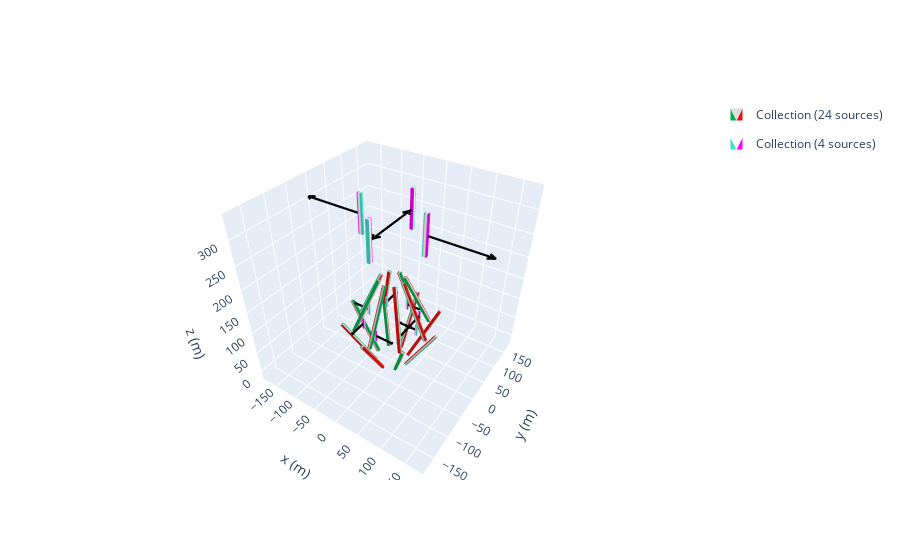

Notebook source saved alongside this figure:
### Code cell
zeeman_prof = magpy.Collection()
j = 30
n = 8
a = 0# distance it circles aroundthe center 
c = 30 #angle of first bar
d =  24#angle of second bar
b = -190# distnace the two section of the array are apart from each other
k = -100 #the first and second magnent are apart
e = 40
l = -5
p= -20# distance the thrid and 4th magnet are apart from each other
m  = -42
mystyle = mstyle = dict(
    mode="color+arrow",
    color=dict(north="magenta", middle="white", south="turquoise"),
    arrow=dict(width=2, color="k")
)
angles = np.linspace(0, 360, n, endpoint=False)
for i in angles:
    cube1= magpy.magnet.Cuboid(
    dimension=(6,6,125),
    polarization=(-(1.080),0,0),
    position=(70+a+l,0,140+k))
    cube2 = magpy.magnet.Cuboid(dimension= (4,4,25),
    polarization=(-1.17,0,0),
    position=(60+a+l,0,50+e),style_magnetization = mystyle)
    cube3= magpy.magnet.Cuboid(
    dimension=(6,6,125),
    polarization=(1.08,0,0),
    position=(91.5+m,0,320+b))
 
#     cube5 = magpy.magnet.Cuboid(dimension= (4,4,25),
#     polarization=(-1.17,0,0),
#     position=(90+a+p+m,0,190))

#     cube6 = magpy.magnet.Cuboid(dimension= (4,4,25),
#     polarization=(-1.17,0,0),
#     position=(80+a+p+m,0,200),
# )
   


    cube1.rotate_from_angax(i, 'z')
    cube1.rotate_from_angax(c, 'y',)
    cube1.rotate_from_angax(i, 'z', anchor=0)
 
 
    cube2.rotate_from_angax(i, 'z',anchor = 0)
    cube2.rotate_from_angax(i, 'z')
    cube3.rotate_from_angax(i, 'z', anchor=0)
    cube3.rotate_from_angax(-d, 'y')
    cube3.rotate_from_angax(i, 'z')
  
    #cube4.rotate_from_angax(i, 'z', anchor=0)
    #cube4.rotate_from_angax(-d, 'y')
    #cube4.rotate_from_angax(i, 'z')
    

    zeeman_prof.add(cube1)
    zeeman_prof.add(cube2)
    zeeman_prof.add(cube3)
    #zeeman_prof.add(cube4)
    # zeeman_prof.add(cube5)
    # zeeman_prof.add(cube6)
    j = j+1


tfmot = magpy.Collection()
N = 4
angles = np.linspace(0,360,N,endpoint=False)
pol = [0,180,0,180]
l = 35
halbach = magpy.Collection()
mystyle = mstyle = dict(
    mode="color+arrow",
    color=dict(north="magenta", middle="white", south="turquoise"),
    arrow=dict(width=2, color="k"),
)
for a in range(len(angles)):
    cube= magpy.magnet.Cuboid(
    dimension=(8,6,80),
    polarization=(1.17,0,0),
    position=(30+l,0,300),
    style_magnetization = mystyle)
    cube.rotate_from_angax(angles[a], 'z',anchor = 0)
    cube.rotate_from_angax(pol[a], 'z')

    tfmot.add(cube)


b_tot.add(zeeman_prof,override_parent=True)
magpy.show(zeeman_prof,tfmot)

### Figure 1 — Plotly figure (JSON) as saved in the notebook; plotly's stock layout.template omitted (floating-point values rounded to 4 significant figures; data arrays with more than 128 entries replaced by an {"elided": "..."} marker saying what was removed)
{"data": [{"color": "#2e91e5", "colorscale": [[0, "#00b050"], [0.16, "#00b050"], [0.26, "#dddddd"], [0.74, "#dddddd"], [0.84, "#e71111"], [1, "#e71111"]], "i": {"elided": "192 int values"}, "intensity": [1, 1, 0, 0, 1, 1, 0, 0, 0, 0, 1, 1, 0, 0, 1, 1, 1, 1, 0, 0, 1, 1, 0, 0, 0, 0, 1, 1, 0, 0, 1, 1, 1, 1, 0, 0, 1, 1, 0, 0, 0, 0, 1, 1, 0, 0, 1, 1, 1, 1, 0, 0, 1, 1, 0, 0, 0, 0, 1, 1, 0, 0, 1, 1, 1, 1, 0, 0, 1, 1, 0, 0, 0, 0, 1, 1, 0, 0, 1, 1, 1, 1, 0, 0, 1, 1, 0, 0, 0, 0, 1, 1, 0, 0, 1, 1, 1, 1, 0, 0, 1, 1, 0, 0, 0, 0, 1, 1, 0, 0, 1, 1, 1, 1, 0, 0, 1, 1, 0, 0, 0, 0, 1, 1, 0, 0, 1, 1], "j": {"elided": "192 int values"}, "k": {"elided": "192 int values"}, "legendgroup": "Collection(id=1614230960368)", "name": "Collection (24 sources)", "opacity": 1, "showlegend": true, "showscale": false, "type": "mesh3d", "x": [31.15, 31.15, 36.35, 36.35, 93.65, 93.65, 98.85, 98.85, 72.18, 72.18, 77.66, 77.66, 21.34, 21.34, 26.82, 26.82, 26.86, 21.27, 20.86, 26.46, 71.06, 65.46, 65.06, 70.66, 55.98, 50.24, 49.98, 55.72, 20.03, 14.29, 14.03, 19.77, 3.0, 3.0, -3.0, -3.0, 3.0, 3.0, -3.0, -3.0, 3.0, 3.0, -3.0, -3.0, 3.0, 3.0, -3.0, -3.0, -26.46, -20.86, -21.27, -26.86, -70.66, -65.06, -65.46, -71.06, -55.72, -49.98, -50.24, -55.98, -19.77, -14.03, -14.29, -20.03, -36.35, -36.35, -31.15, -31.15, -98.85, -98.85, -93.65, -93.65, -77.66, -77.66, -72.18, -72.18, -26.82, -26.82, -21.34, -21.34, -20.86, -26.46, -26.86, -21.27, -65.06, -70.66, -71.06, -65.46, -49.98, -55.72, -55.98, -50.24, -14.03, -19.77, -20.03, -14.29, 3.0, 3.0, -3.0, -3.0, 3.0, 3.0, -3.0, -3.0, 3.0, 3.0, -3.0, -3.0, 3.0, 3.0, -3.0, -3.0, 21.27, 26.86, 26.46, 20.86, 65.46, 71.06, 70.66, 65.06, 50.24, 55.98, 55.72, 49.98, 14.29, 20.03, 19.77, 14.03], "y": [-3, 3, 3, -3, -3, 3, 3, -3, -3.0, 3.0, 3.0, -3.0, -3.0, 3.0, 3.0, -3.0, 20.86, 21.27, 26.86, 26.46, 65.06, 65.46, 71.06, 70.66, 49.98, 50.24, 55.98, 55.72, 14.03, 14.29, 20.03, 19.77, 36.35, 31.15, 31.15, 36.35, 98.85, 93.65, 93.65, 98.85, 77.66, 72.18, 72.18, 77.66, 26.82, 21.34, 21.34, 26.82, 26.46, 26.86, 21.27, 20.86, 70.66, 71.06, 65.46, 65.06, 55.72, 55.98, 50.24, 49.98, 19.77, 20.03, 14.29, 14.03, -3.0, 3.0, 3.0, -3.0, -3.0, 3.0, 3.0, -3.0, -3.0, 3.0, 3.0, -3.0, -3.0, 3.0, 3.0, -3.0, -26.86, -26.46, -20.86, -21.27, -71.06, -70.66, -65.06, -65.46, -55.98, -55.72, -49.98, -50.24, -20.03, -19.77, -14.03, -14.29, -31.15, -36.35, -36.35, -31.15, -93.65, -98.85, -98.85, -93.65, -72.18, -77.66, -77.66, -72.18, -21.34, -26.82, -26.82, -21.34, -21.27, -20.86, -26.46, -26.86, -65.46, -65.06, -70.66, -71.06, -50.24, -49.98, -55.72, -55.98, -14.29, -14.03, -19.77, -20.03], "z": [-12.63, -12.63, -15.63, -15.63, 95.63, 95.63, 92.63, 92.63, 71.68, 71.68, 74.12, 74.12, 185.9, 185.9, 188.3, 188.3, -14.13, -12.01, -14.13, -16.25, 94.13, 96.25, 94.13, 92.01, 72.9, 71.18, 72.9, 74.63, 187.1, 185.4, 187.1, 188.8, -15.63, -12.63, -12.63, -15.63, 92.63, 95.63, 95.63, 92.63, 74.12, 71.68, 71.68, 74.12, 188.3, 185.9, 185.9, 188.3, -16.25, -14.13, -12.01, -14.13, 92.01, 94.13, 96.25, 94.13, 74.63, 72.9, 71.18, 72.9, 188.8, 187.1, 185.4, 187.1, -15.63, -15.63, -12.63, -12.63, 92.63, 92.63, 95.63, 95.63, 74.12, 74.12, 71.68, 71.68, 188.3, 188.3, 185.9, 185.9, -14.13, -16.25, -14.13, -12.01, 94.13, 92.01, 94.13, 96.25, 72.9, 74.63, 72.9, 71.18, 187.1, 188.8, 187.1, 185.4, -12.63, -15.63, -15.63, -12.63, 95.63, 92.63, 92.63, 95.63, 71.68, 74.12, 74.12, 71.68, 185.9, 188.3, 188.3, 185.9, -12.01, -14.13, -16.25, -14.13, 96.25, 94.13, 92.01, 94.13, 71.18, 72.9, 74.63, 72.9, 185.4, 187.1, 188.8, 187.1]}, {"color": "#2e91e5", "colorscale": [[0, "turquoise"], [0.16, "turquoise"], [0.26, "white"], [0.74, "white"], [0.84, "magenta"], [1, "magenta"]], "i": [7, 0, 0, 0, 4, 4, 2, 6, 4, 0, 3, 7, 15, 8, 8, 8, 12, 12, 10, 14, 12, 8, 11, 15, 23, 16, 16, 16, 20, 20, 18, 22, 20, 16, 19, 23, 31, 24, 24, 24, 28, 28, 26, 30, 28, 24, 27, 31, 39, 32, 32, 32, 36, 36, 34, 38, 36, 32, 35, 39, 47, 40, 40, 40, 44, 44, 42, 46, 44, 40, 43, 47, 55, 48, 48, 48, 52, 52, 50, 54, 52, 48, 51, 55, 63, 56, 56, 56, 60, 60, 58, 62, 60, 56, 59, 63], "intensity": [1, 1, 0, 0, 1, 1, 0, 0, 1, 1, 0, 0, 1, 1, 0, 0, 1, 1, 0, 0, 1, 1, 0, 0, 1, 1, 0, 0, 1, 1, 0, 0, 1, 1, 0, 0, 1, 1, 0, 0, 1, 1, 0, 0, 1, 1, 0, 0, 1, 1, 0, 0, 1, 1, 0, 0, 1, 1, 0, 0, 1, 1, 0, 0], "j": [0, 7, 1, 2, 6, 7, 1, 2, 5, 5, 2, 2, 8, 15, 9, 10, 14, 15, 9, 10, 13, 13, 10, 10, 16, 23, 17, 18, 22, 23, 17, 18, 21, 21, 18, 18, 24, 31, 25, 26, 30, 31, 25, 26, 29, 29, 26, 26, 32, 39, 33, 34, 38, 39, 33, 34, 37, 37, 34, 34, 40, 47, 41, 42, 46, 47, 41, 42, 45, 45, 42, 42, 48, 55, 49, 50, 54, 55, 49, 50, 53, 53, 50, 50, 56, 63, 57, 58, 62, 63, 57, 58, 61, 61, 58, 58], "k": [3, 4, 2, 3, 5, 6, 5, 5, 0, 1, 7, 6, 11, 12, 10, 11, 13, 14, 13, 13, 8, 9, 15, 14, 19, 20, 18, 19, 21, 22, 21, 21, 16, 17, 23, 22, 27, 28, 26, 27, 29, 30, 29, 29, 24, 25, 31, 30, 35, 36, 34, 35, 37, 38, 37, 37, 32, 33, 39, 38, 43, 44, 42, 43, 45, 46, 45, 45, 40, 41, 47, 46, 51, 52, 50, 51, 53, 54, 53, 53, 48, 49, 55, 54, 59, 60, 58, 59, 61, 62, 61, 61, 56, 57, 63, 62], "legendgroup": "Collection(id=1614230960368)", "name": "Collection (24 sources)", "opacity": 1, "showlegend": false, "showscale": false, "type": "mesh3d", "x": [53, 53, 57, 57, 53, 53, 57, 57, 40.89, 36.89, 36.89, 40.89, 40.89, 36.89, 36.89, 40.89, 2.0, 2.0, -2.0, -2.0, 2.0, 2.0, -2.0, -2.0, -40.89, -36.89, -36.89, -40.89, -40.89, -36.89, -36.89, -40.89, -57, -57, -53, -53, -57, -57, -53, -53, -36.89, -40.89, -40.89, -36.89, -36.89, -40.89, -40.89, -36.89, 2.0, 2.0, -2.0, -2.0, 2.0, 2.0, -2.0, -2.0, 36.89, 40.89, 40.89, 36.89, 36.89, 40.89, 40.89, 36.89], "y": [-2, 2, 2, -2, -2, 2, 2, -2, 36.89, 36.89, 40.89, 40.89, 36.89, 36.89, 40.89, 40.89, 57, 53, 53, 57, 57, 53, 53, 57, 40.89, 40.89, 36.89, 36.89, 40.89, 40.89, 36.89, 36.89, -2.0, 2.0, 2.0, -2.0, -2.0, 2.0, 2.0, -2.0, -40.89, -40.89, -36.89, -36.89, -40.89, -40.89, -36.89, -36.89, -53, -57, -57, -53, -53, -57, -57, -53, -36.89, -36.89, -40.89, -40.89, -36.89, -36.89, -40.89, -40.89], "z": [77.5, 77.5, 77.5, 77.5, 102.5, 102.5, 102.5, 102.5, 77.5, 77.5, 77.5, 77.5, 102.5, 102.5, 102.5, 102.5, 77.5, 77.5, 77.5, 77.5, 102.5, 102.5, 102.5, 102.5, 77.5, 77.5, 77.5, 77.5, 102.5, 102.5, 102.5, 102.5, 77.5, 77.5, 77.5, 77.5, 102.5, 102.5, 102.5, 102.5, 77.5, 77.5, 77.5, 77.5, 102.5, 102.5, 102.5, 102.5, 77.5, 77.5, 77.5, 77.5, 102.5, 102.5, 102.5, 102.5, 77.5, 77.5, 77.5, 77.5, 102.5, 102.5, 102.5, 102.5]}, {"legendgroup": "Collection(id=1614230960368)", "line": {"color": "black", "dash": "solid", "width": 4.4}, "mode": "lines", "name": "Collection (24 sources)", "opacity": 1, "showlegend": false, "type": "scatter3d", "x": [null, 55, 17.5, 21.25, 17.5, 21.25, 17.5, 17.5, null, 38.89, 38.89, 41.14, 38.89, 36.64, 38.89, 38.89, null, 1.221e-14, 37.5, 33.75, 37.5, 33.75, 37.5, 37.5, null, -38.89, -38.89, -41.14, -38.89, -36.64, -38.89, -38.89, null, -55, -92.5, -88.75, -92.5, -88.75, -92.5, -92.5, null, -38.89, -38.89, -36.64, -38.89, -41.14, -38.89, -38.89, null, -1.221e-14, 37.5, 33.75, 37.5, 33.75, 37.5, 37.5, null, 38.89, 38.89, 36.64, 38.89, 41.14, 38.89, 38.89], "y": [null, 0, 8.327e-15, -2.25, 8.327e-15, 2.25, 8.327e-15, 8.327e-15, null, 38.89, 1.391, 5.141, 1.391, 5.141, 1.391, 1.391, null, 55, 55.0, 57.25, 55.0, 52.75, 55.0, 55.0, null, 38.89, 76.39, 72.64, 76.39, 72.64, 76.39, 76.39, null, 6.735e-15, 2.425e-14, -2.25, 2.425e-14, 2.25, 2.425e-14, 2.425e-14, null, -38.89, -76.39, -72.64, -76.39, -72.64, -76.39, -76.39, null, -55, -55.0, -52.75, -55.0, -57.25, -55.0, -55.0, null, -38.89, -1.391, -5.141, -1.391, -5.141, -1.391, -1.391], "z": [null, 90, 90, 90, 90, 90, 90, 90, null, 90, 90, 90, 90, 90, 90, 90, null, 90, 90, 90, 90, 90, 90, 90, null, 90, 90, 90, 90, 90, 90, 90, null, 90, 90, 90, 90, 90, 90, 90, null, 90, 90, 90, 90, 90, 90, 90, null, 90, 90, 90, 90, 90, 90, 90, null, 90, 90, 90, 90, 90, 90, 90]}, {"color": "#e15f99", "colorscale": [[0, "turquoise"], [0.16, "turquoise"], [0.26, "white"], [0.74, "white"], [0.84, "magenta"], [1, "magenta"]], "i": [7, 0, 0, 0, 4, 4, 2, 6, 4, 0, 3, 7, 15, 8, 8, 8, 12, 12, 10, 14, 12, 8, 11, 15, 23, 16, 16, 16, 20, 20, 18, 22, 20, 16, 19, 23, 31, 24, 24, 24, 28, 28, 26, 30, 28, 24, 27, 31], "intensity": [0, 0, 1, 1, 0, 0, 1, 1, 0, 0, 1, 1, 0, 0, 1, 1, 0, 0, 1, 1, 0, 0, 1, 1, 0, 0, 1, 1, 0, 0, 1, 1], "j": [0, 7, 1, 2, 6, 7, 1, 2, 5, 5, 2, 2, 8, 15, 9, 10, 14, 15, 9, 10, 13, 13, 10, 10, 16, 23, 17, 18, 22, 23, 17, 18, 21, 21, 18, 18, 24, 31, 25, 26, 30, 31, 25, 26, 29, 29, 26, 26], "k": [3, 4, 2, 3, 5, 6, 5, 5, 0, 1, 7, 6, 11, 12, 10, 11, 13, 14, 13, 13, 8, 9, 15, 14, 19, 20, 18, 19, 21, 22, 21, 21, 16, 17, 23, 22, 27, 28, 26, 27, 29, 30, 29, 29, 24, 25, 31, 30], "legendgroup": "Collection(id=1614199644976)", "name": "Collection (4 sources)", "opacity": 1, "showlegend": true, "showscale": false, "type": "mesh3d", "x": [61, 61, 69, 69, 61, 61, 69, 69, -3.0, 3.0, 3.0, -3.0, -3.0, 3.0, 3.0, -3.0, -61, -61, -69, -69, -61, -61, -69, -69, 3.0, -3.0, -3.0, 3.0, 3.0, -3.0, -3.0, 3.0], "y": [-3, 3, 3, -3, -3, 3, 3, -3, 69, 69, 61, 61, 69, 69, 61, 61, 3.0, -3.0, -3.0, 3.0, 3.0, -3.0, -3.0, 3.0, -69, -69, -61, -61, -69, -69, -61, -61], "z": [260, 260, 260, 260, 340, 340, 340, 340, 260, 260, 260, 260, 340, 340, 340, 340, 260, 260, 260, 260, 340, 340, 340, 340, 260, 260, 260, 260, 340, 340, 340, 340]}, {"legendgroup": "Collection(id=1614199644976)", "line": {"color": "black", "dash": "solid", "width": 4.4}, "mode": "lines", "name": "Collection (4 sources)", "opacity": 1, "showlegend": false, "type": "scatter3d", "x": [null, 65, 185.0, 173.0, 185.0, 173.0, 185.0, 185.0, null, 1.443e-14, 1.443e-14, 7.2, 1.443e-14, -7.2, 1.443e-14, 1.443e-14, null, -65, -185.0, -173.0, -185.0, -173.0, -185.0, -185.0, null, -1.443e-14, -1.443e-14, -7.2, -1.443e-14, 7.2, -1.443e-14, -1.443e-14], "y": [null, 0, 2.665e-14, 7.2, 2.665e-14, -7.2, 2.665e-14, 2.665e-14, null, 65, -55.0, -43.0, -55.0, -43.0, -55.0, -55.0, null, 7.96e-15, -3.99e-15, -7.2, -3.99e-15, 7.2, -3.99e-15, -3.99e-15, null, -65, 55.0, 43.0, 55.0, 43.0, 55.0, 55.0], "z": [null, 300, 300, 300, 300, 300, 300, 300, null, 300, 300, 300, 300, 300, 300, 300, null, 300, 300, 300, 300, 300, 300, 300, null, 300, 300, 300, 300, 300, 300, 300]}], "layout": {"legend": {"itemsizing": "constant"}, "scene": {"aspectmode": "manual", "aspectratio": {"x": 1, "y": 1, "z": 1}, "camera": {"eye": {"x": 1, "y": -1.5, "z": 1.4}}, "xaxis": {"autorange": false, "range": [-185.0, 185.0], "title": {"text": "x (m)"}}, "yaxis": {"autorange": false, "range": [-185.0, 185.0], "title": {"text": "y (m)"}}, "zaxis": {"autorange": false, "range": [-23.12, 346.9], "title": {"text": "z (m)"}}}}}
